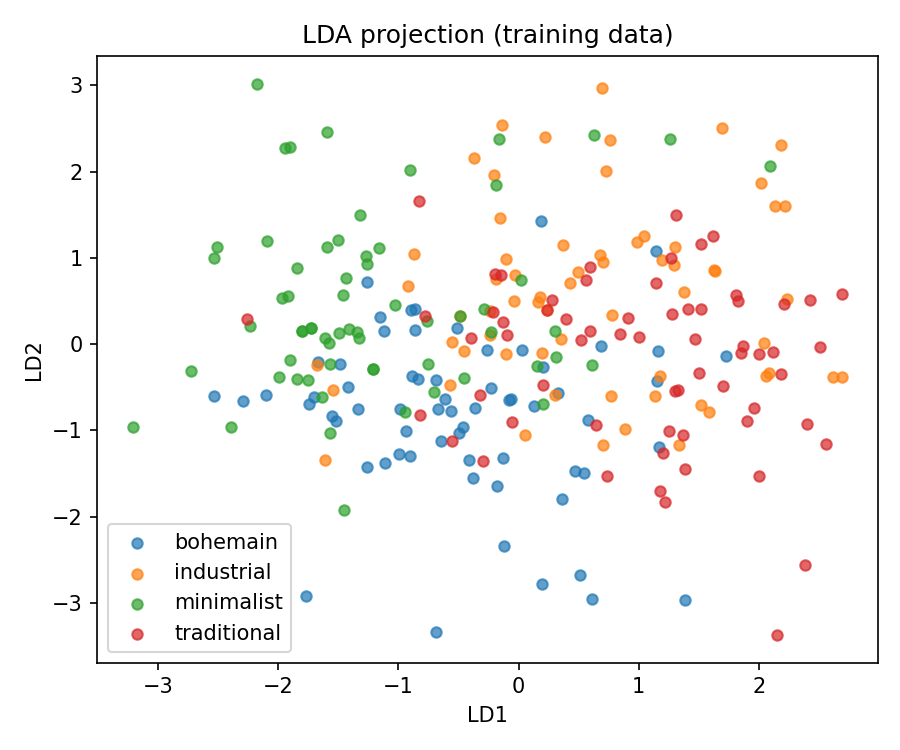
#> input picture reports/lda_2d.png, 900 x 750 px; its folder holds only this picture in this run
$ python -i features.py   (imports and definitions only)
#> lines starting #> are read from the running program, lines starting #| are printed output that depends on the picture
#> further down, picture is the input picture: PIL image 900x750 RGBA; mean R, G, B, A 247.3, 246.4, 245.1, 255
"""Shared feature extraction, used by the training scripts AND app.py.
One copy guarantees training and prediction use identical features.

Three feature sets (the app picks the right one from the saved model's input size):
  v1  : 48  RGB colour histogram (legacy)
  v2  : 91  RGB + HSV histograms, edge energy, brightness
  cnn : 1280 embedding from a pretrained MobileNetV2 CNN (transfer learning)

For the CNN, training uses PyTorch (extract_cnn_features.py) and exports the network
to ONNX; the deployed app runs the ONNX file with onnxruntime (small and fast, no PyTorch).
The image pre-processing below is plain NumPy and is shared by both sides.
"""
import os
import numpy as np
from PIL import Image

N_FEATURES_V1 = 48
N_FEATURES_V2 = 91
N_FEATURES_CNN = 1280
ONNX_PATH = os.path.join(os.path.dirname(os.path.abspath(__file__)), "cnn_feature_extractor.onnx")


def _load(img):
    if not isinstance(img, Image.Image):
        img = Image.open(img)
    return img.convert("RGB")


def _hist(channel, bins, rng):
    h, _ = np.histogram(channel, bins=bins, range=rng)
    return h / max(h.sum(), 1)


# ----------------------------------------------------------------- colour features
def extract_features_v1(img, size=(64, 64)):
    rgb = np.array(_load(img).resize(size))
    f = np.concatenate([np.histogram(rgb[:, :, c], bins=16, range=(0, 256))[0]
                        for c in range(3)]).astype(float)
    return f / f.sum()


def extract_features_v2(img, size=(128, 128)):
    img = _load(img).resize(size)
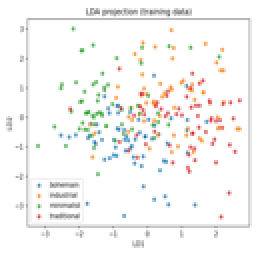
#> img: PIL image 128x128 RGB (shown 2 times larger); mean R, G, B 246.9, 246, 244.6
    rgb = np.array(img)
    f_rgb = np.concatenate([_hist(rgb[:, :, c], 16, (0, 256)) for c in range(3)])
#> in _hist, `h, _ = np.histogram(channel, bins=bins, range=rng)`: h = [0, 1, 2, 8, 20, 52, 32, 63, 75, 90, 167, 255, 350, 312, 695, 14262]
#> f_rgb = 48 values, max 0.87 at index 15, min 0 at index 0, mean 0.0625
    hsv = np.array(img.convert("HSV"))
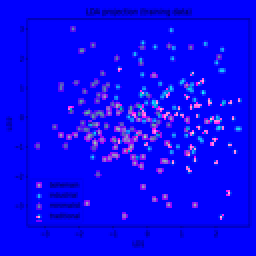
#> hsv: shape (128, 128, 3) (shown 2 times larger); mean R, G, B 9.7, 6.4, 249.1
    f_hsv = np.concatenate([_hist(hsv[:, :, 0], 16, (0, 256)),
                            _hist(hsv[:, :, 1], 8, (0, 256)),
                            _hist(hsv[:, :, 2], 8, (0, 256))])
#> in _hist (call 5), `h, _ = np.histogram(channel, bins=bins, range=rng)`: h = [15377, 312, 235, 205, 149, 81, 24, 1]
#> in _hist (call 5), `h, _ = np.histogram(channel, bins=bins, range=rng)`:
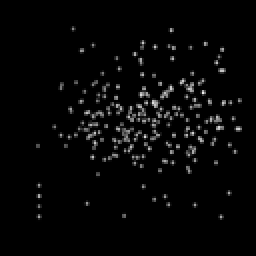
#> channel: shape (128, 128) (shown 2 times larger); min 0, max 239, mean 6.4
#> in _hist (call 6), `h, _ = np.histogram(channel, bins=bins, range=rng)`: h = [0, 0, 0, 2, 62, 391, 781, 15148]
#> in _hist (call 6), `h, _ = np.histogram(channel, bins=bins, range=rng)`:
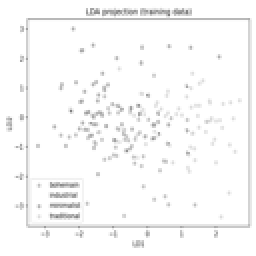
#> channel: shape (128, 128) (shown 2 times larger); min 126, max 255, mean 249.1
#> f_hsv = 32 values, max 0.939 at index 16, min 0 at index 24, mean 0.0938
    gray = np.array(img.convert("L")).astype(float)
    gy, gx = np.gradient(gray)
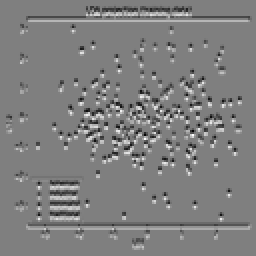
#> gy: shape (128, 128) float64 (shown 2 times larger); min -82.5, max 82.5, mean 0; drawn with min black and max white
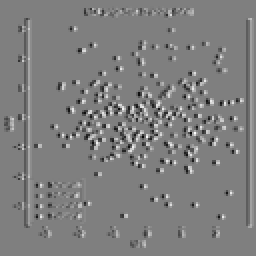
#> gx: shape (128, 128) float64 (shown 2 times larger); min -82, max 82.5, mean 0; drawn with min black and max white
    mag = np.hypot(gx, gy)
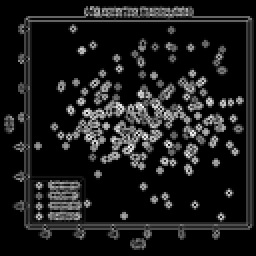
#> mag: shape (128, 128) float64 (shown 2 times larger); min 0, max 89.9, mean 9.9; drawn with min black and max white
    h, w = mag.shape
#> h = 128; w = 128
    f_tex = np.array([mag[i * h // 3:(i + 1) * h // 3, j * w // 3:(j + 1) * w // 3].mean()
                      for i in range(3) for j in range(3)]) / 255.0
#> f_tex = [0.0157, 0.0356, 0.0278, 0.0269, 0.0958, 0.0621, 0.043, 0.0216, 0.018]
    f_br = np.array([gray.mean() / 255.0, gray.std() / 255.0])
#> f_br = [0.965, 0.0916]
    return np.concatenate([f_rgb, f_hsv, f_tex, f_br]).astype(float)


# ----------------------------------------------------------------- CNN features
_MEAN = np.array([0.485, 0.456, 0.406], dtype=np.float32)   # ImageNet statistics
_STD = np.array([0.229, 0.224, 0.225], dtype=np.float32)


def cnn_preprocess(img):
    """PIL image or path -> float32 array of shape (1, 3, 224, 224).
    Resize shorter side to 256, centre-crop 224, scale to 0-1, normalise with ImageNet mean/std."""
    img = _load(img)
    w, h = img.size
    scale = 256 / min(w, h)
    img = img.resize((max(256, round(w * scale)), max(256, round(h * scale))), Image.BILINEAR)
    w, h = img.size
    left, top = (w - 224) // 2, (h - 224) // 2
    img = img.crop((left, top, left + 224, top + 224))
    a = np.asarray(img, dtype=np.float32) / 255.0
    a = (a - _MEAN) / _STD
    return np.ascontiguousarray(a.transpose(2, 0, 1)[None], dtype=np.float32)


_session = None


def extract_features_cnn(img):
    """Run the exported CNN (ONNX) and return a 1280-number embedding."""
    global _session
    if _session is None:
        if not os.path.exists(ONNX_PATH):
            raise FileNotFoundError(
                "cnn_feature_extractor.onnx not found. Run 'python extract_cnn_features.py' "
                "to create it, then commit it next to app.py.")
        import onnxruntime as ort
        _session = ort.InferenceSession(ONNX_PATH, providers=["CPUExecutionProvider"])
    x = cnn_preprocess(img)
    out = _session.run(None, {_session.get_inputs()[0].name: x})[0]
    return np.asarray(out, dtype=float).reshape(-1)


# ----------------------------------------------------------------- selection
extract_features = extract_features_v2  # default colour extractor


def get_extractor(n_features):
    """Return the extractor matching a trained model's expected input size."""
    if n_features == N_FEATURES_V1:
        return extract_features_v1
    if n_features == N_FEATURES_V2:
        return extract_features_v2
    if n_features == N_FEATURES_CNN:
        return extract_features_cnn
    raise ValueError(f"Model expects {n_features} features; no matching extractor.")

>>> from PIL import Image
>>> picture = Image.open('reports/lda_2d.png')
>>> result = extract_features_v2(picture)
#> result = 91 values, max 0.965 at index 89, min 0 at index 0, mean 0.0814

$ run again, on reports/pca_2d.png
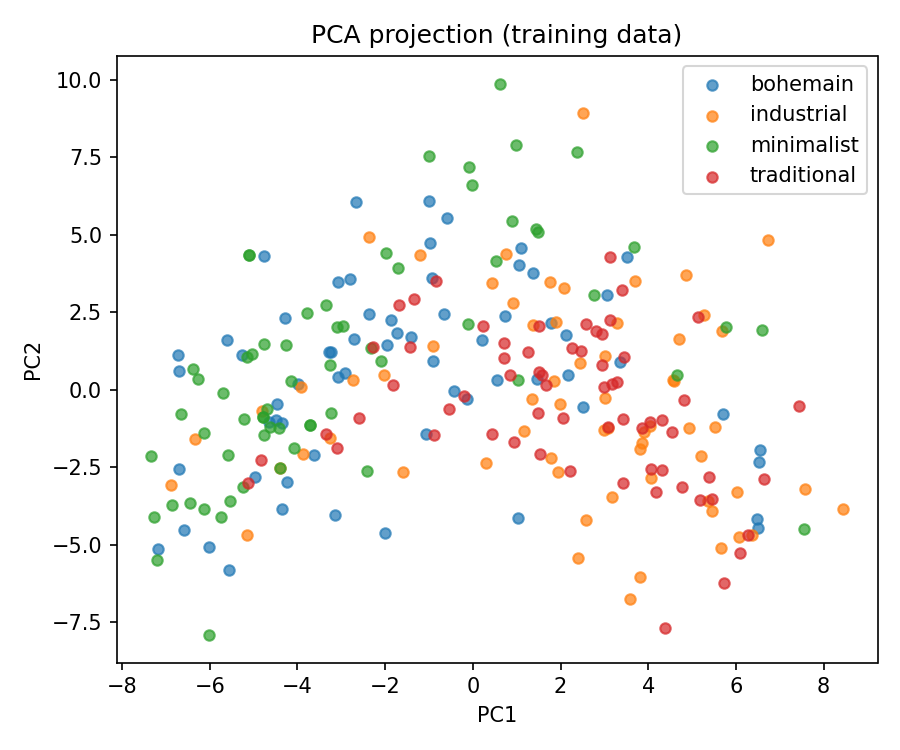
#> input picture reports/pca_2d.png, 900 x 750 px
#> picture is the input picture: PIL image 900x750 RGBA; mean R, G, B, A 247, 246.1, 244.8, 255
#> in _hist, `h, _ = np.histogram(channel, bins=bins, range=rng)`: h = [0, 0, 6, 4, 23, 48, 39, 46, 61, 129, 160, 290, 384, 353, 604, 14237]
#> f_rgb = 48 values, max 0.869 at index 15, min 0 at index 0, mean 0.0625
#> in _hist (call 6), `h, _ = np.histogram(channel, bins=bins, range=rng)`: h = [0, 0, 0, 3, 95, 397, 807, 15082]
#> in _hist (call 6), `h, _ = np.histogram(channel, bins=bins, range=rng)`:
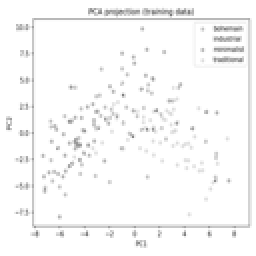
#> channel: shape (128, 128) (shown 2 times larger); min 123, max 255, mean 248.7
#> f_hsv = 32 values, max 0.94 at index 16, min 0 at index 24, mean 0.0938
#> in extract_features_v2, `mag = np.hypot(gx, gy)`:
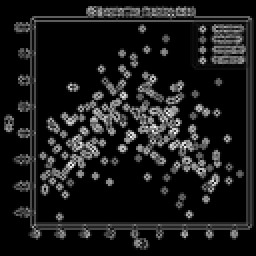
#> mag: shape (128, 128) float64 (shown 2 times larger); min 0, max 96.53, mean 10.2; drawn with min black and max white
#> f_tex = [0.0153, 0.0368, 0.0455, 0.0485, 0.0837, 0.0508, 0.0309, 0.0202, 0.0285]
#> f_br = [0.964, 0.0937]
#> result = 91 values, max 0.964 at index 89, min 0 at index 0, mean 0.0815
